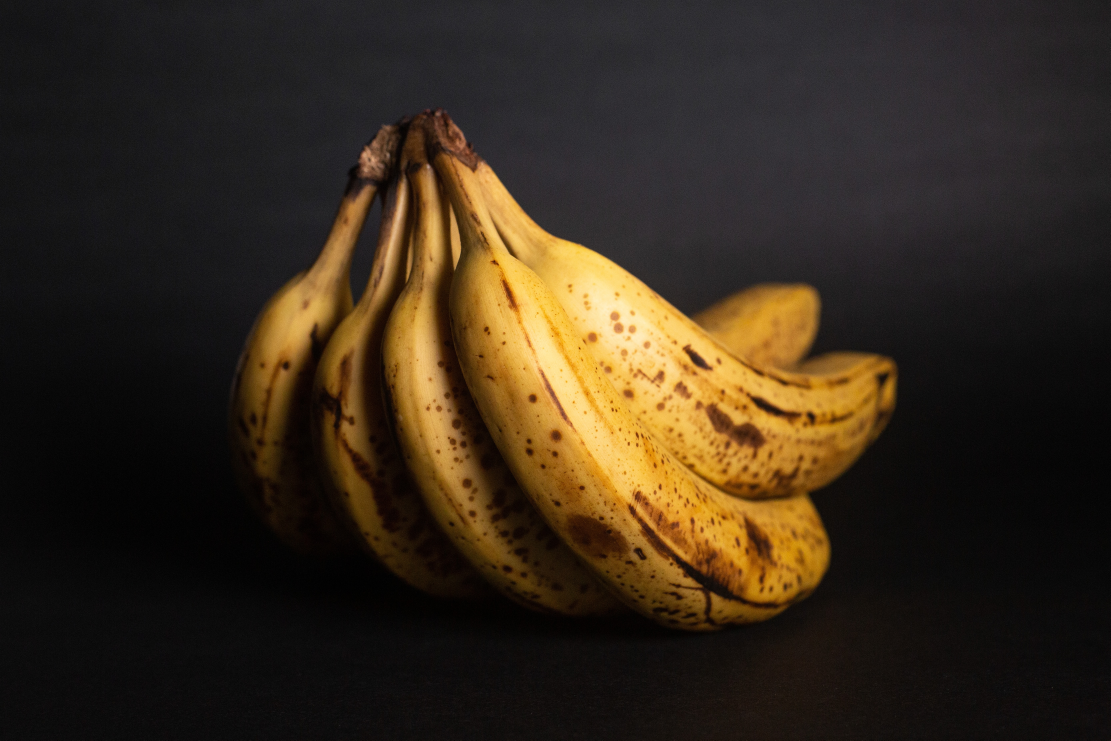
#> input picture Images/banana fruit/10.jpg, 5552 x 3701 px, found by its file name (shown at 1/5 size); its folder holds only this picture in this run
$ jupyter execute --allow-errors 'SVM Image Classifier.ipynb'
#> lines starting #> are read from the running program, lines starting #| are printed output that depends on the picture
### Importing Necessary Libraries and Creating directory to store the images

[cell 1]
import requests
import numpy as np
from bs4 import BeautifulSoup as bs
import urllib.request
import os

Fruits = ["banana fruit","orange  fruit"]

for fruit in Fruits:
    os.mkdir("images/"+fruit)

### Scraping fruit images from Unsplash.com using Beautiful Soup

[cell 2]
def get_images(fruit):
    url = "https://unsplash.com/s/photos/"+fruit
    page_html = requests.get(url)
    soup = bs(page_html.text)
    image_thumb = soup.find_all("a",itemprop="contentUrl")
    images=[]
    for elements in image_thumb:
        images.append(elements.get("href"))

    i=0
    for index,image_link in enumerate(images):
        if i<10:
            endpoint ="https://unsplash.com"+images[i]+"/download?force=true"
            urllib.request.urlretrieve(endpoint,"images/"+fruit+"/"+str(index+1)+".jpg")
            i += 1


#> (the rest of this cell did not finish here and is left out)

### Loading the Images followed by Rescaling and flattening

[cell 3]
from skimage.transform import resize
from skimage.io import imread

target = []
images = []
flat_data = []

Datadir = "images/"

for fruit in Fruits:
    class_num = Fruits.index(fruit)

    path = os.path.join(Datadir,fruit)
    for img in os.listdir(path):
        img_array = imread(os.path.join(path,img))
#> img_array is the input picture: shape (3701, 5552, 3); mean R, G, B 54.3, 42.5, 27.8
        img_resized = resize(img_array,(100,100,3))
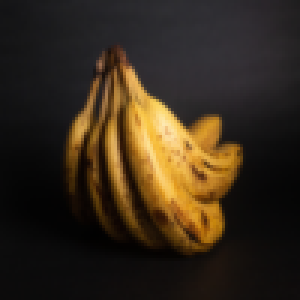
#> img_resized: shape (100, 100, 3) float64 (shown 3 times larger); mean R, G, B 0.213, 0.167, 0.109
        flat_data.append(img_resized.flatten())
        images.append(img_resized)
        target.append(class_num)
        print(img+" done")
    print(fruit+" done")
#> pass 2 of the loop `for fruit in Fruits:`:
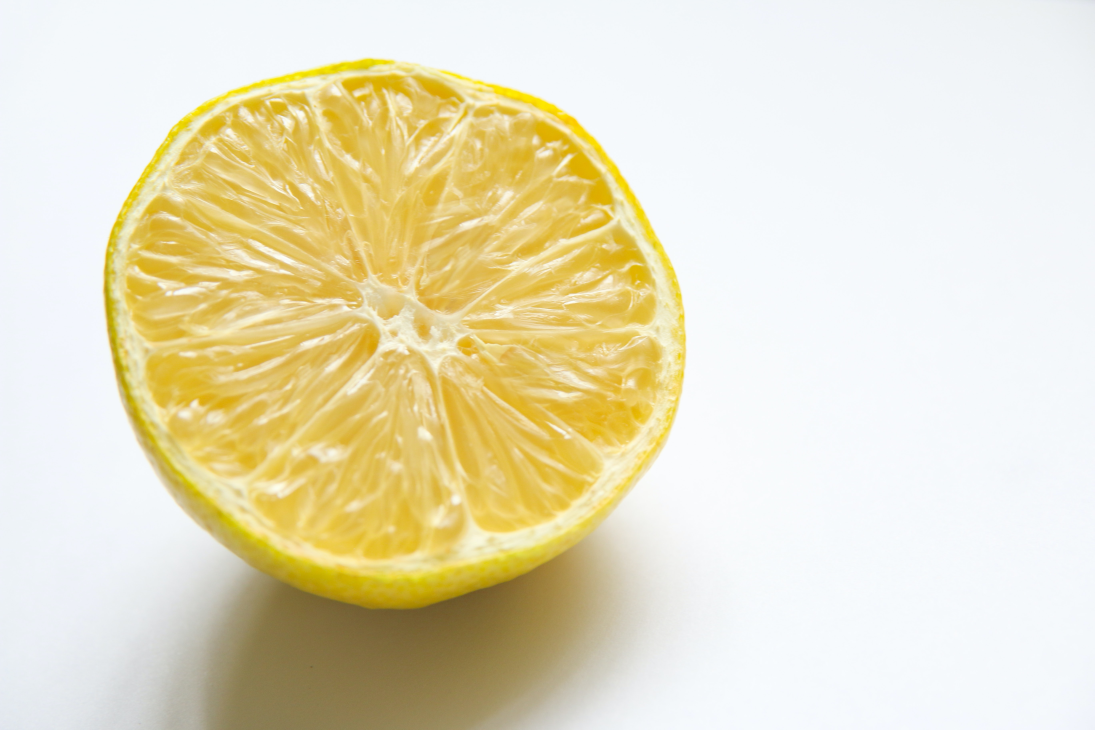
#> input picture Images/orange  fruit/10.jpg, 5472 x 3648 px, found by its file name (shown at 1/5 size)
#> img_array is the input picture: shape (3648, 5472, 3); mean R, G, B 231.4, 223.7, 193
#> `img_resized = resize(img_array,(100,100,3))`:
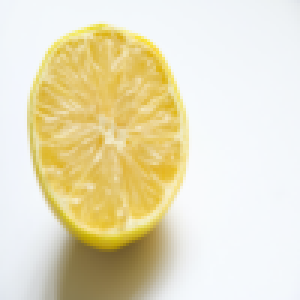
#> img_resized: shape (100, 100, 3) float64 (shown 3 times larger); mean R, G, B 0.907, 0.877, 0.757

target = np.array(target)
images = np.array(images)
flat_data = np.array(flat_data)

[cell 4]
import pandas as pd
df = pd.DataFrame(flat_data)
#> df = table of 2 rows and 30000 columns
#Adding output to dataframe
df['Fruit type'] = target

df
#> Out = table of 2 rows and 30001 columns

[cell 5]
#Input
x = df.iloc[:,0:-1].values
#Output
y = df.iloc[:,-1].values
#> y = [0, 1]

### Splitting the Data into Training and Testing Sets

[cell 6]
from sklearn.model_selection import train_test_split
x_train,x_test,y_train,y_test = train_test_split(x,y,random_state=0)
#> y_train = [0]; y_test = [1]
print(x_train.shape)
#| (1, 30000)
print(x_test.shape)
#| (1, 30000)

### Set Distribution

[cell 7]
np.unique(y_train,return_counts=True)
#> Out = ([0], [1])

[cell 8]
np.unique(y_test,return_counts=True)
#> Out = ([1], [1])
#| Fitting 5 folds for each of 12 candidates, totalling 60 fits

### Training an SVM Model with Hyperparameter Tuning

[cell 9]
from sklearn.model_selection import GridSearchCV
from sklearn import svm
param_grid =[
                {'C':[1,10,100,1000],'kernel': ['linear']},
                {'C':[1,10,100,1000],'gamma':[0.001,0.0001],'kernel': ['rbf']}
]

svc = svm.SVC(probability=True)
clf = GridSearchCV(svc, param_grid, verbose=1, n_jobs=-1)
#> (the rest of this cell did not finish here and is left out)

[cell 10]
y_test
#> Out = [1]

#> (a cell that did not finish here is left out)

### Checking Accuracy

[cell 12]
from sklearn.metrics import accuracy_score
#> (the rest of this cell did not finish here and is left out)

### Testing the Model by getting images from external Sources

[cell 13]
def Test():
    flat_new_img = []
    img_url = input("Enter the image URL")
#> the answer given: Images/banana fruit/10.jpg
